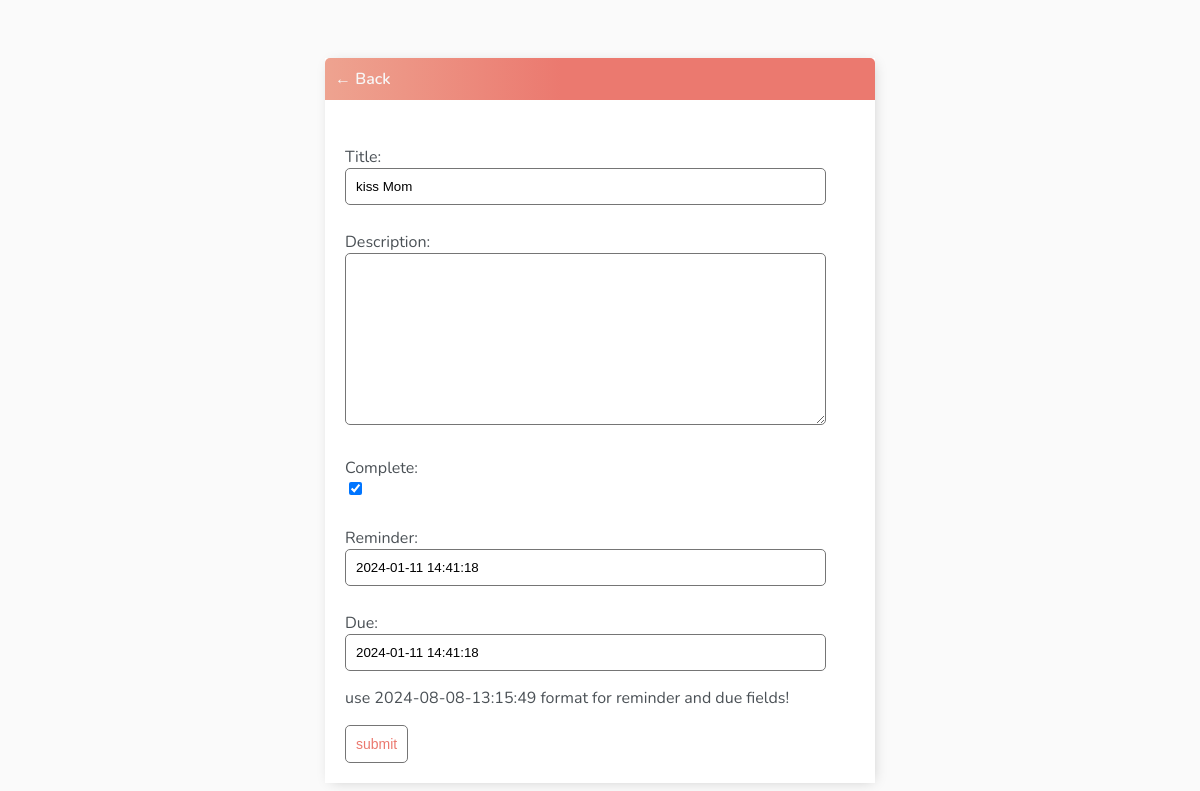
Screenshot of /task-update/17 (signed in) with the database file from the repository.
### login/models.py (models this page shows, shortened)
class Task(models.Model):
    user = models.ForeignKey(User, on_delete=models.CASCADE, null=True, blank=True)
    title = models.CharField(max_length=5000)
    description = models.TextField(max_length=5000, blank=True)
    create = models.DateTimeField(auto_now_add=True)
    complete = models.BooleanField(default=False)
    reminder = models.DateTimeField()
    due = models.DateTimeField()
    class Meta:
        ordering = ['complete']

### login/views.py (the view)
# urls.py: path('task-update/<int:pk>', TaskUpdate.as_view(), name='task-update'),
class TaskUpdate(LoginRequiredMixin, UpdateView):
    model = Task
    fields = ['title', 'description', 'complete', 'reminder', 'due']
    success_url = reverse_lazy('tasks') #redirect the user

### login/templates/login/task_form.html (shortened to what this page needs)
{% extends 'login/main.html' %}
{% block content %}
<div class="header-bar">
    <a href="{% url 'tasks' %}">&#8592; Back</a>
</div>
<div class="card-body">
    <form method="POST" action="">
        {{form.as_p}}
        <p>use 2024-08-08-13:15:49 format for reminder and due fields!</p>
        <input class="button" type="submit" value="submit">
    </form>
</div>
{% endblock content %}

### login/templates/login/main.html (style rules this page uses)
body { background-color: #FAFAFA; font-family: 'Nunito', sans-serif; padding-top: 50px; }
h1, h2, h3, h4, h5, h6, { font-family: 'Raleway', sans-serif; }
a, p { color: #4b5156 }
a { font-weight: 600; }
input { outline: none; border: none; }
.header-bar { display: flex; justify-content: space-between; color: #fff; padding: 10px; border-radius: 5px 5px 0 0; background: linear-gradient(90deg, #EEA390 0%, #EB796F 43%, #EB796F 100%); }
.header-bar a { color: rgb(247, 247, 247); text-decoration: none; }
input[type=text], input[type=password], textarea { border: 1px solid #757575; border-radius: 5px; padding: 10px; width: 90%; }
label { padding-top: 10px !important; display: block; }
::placeholder { font-weight: 300; opacity: 0.5; }
.button { border: 1px solid #757575; background-color: #FFF; color: #EB796F; padding: 10px; font-size: 14px; border-radius: 5px; cursor: pointer; text-decoration: none; }
.card-body { padding: 20px; }

### rows the page displays
Task: title "kiss Mom", complete "☑", reminder "2024-01-11 14:41:18", due "2024-01-11 14:41:18"
